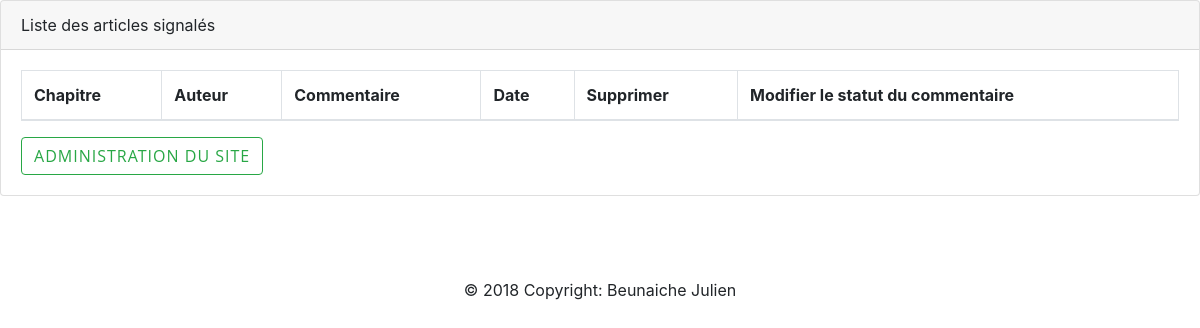
Page /index.php?action=signaledComments (signed in) on the earlier database version.
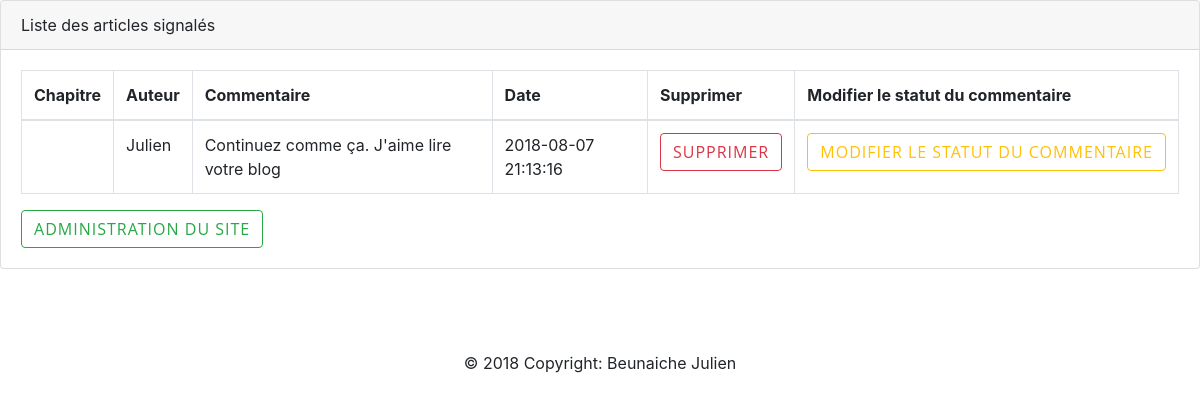
Same page on the later database version.
### tables this page shows
CREATE TABLE `comment` (
  `id` int(11) NOT NULL,
  `postid` int(11) NOT NULL,
  `author` varchar(255) NOT NULL,
  `comment` text NOT NULL,
  `createdCom` datetime NOT NULL,
  `status` tinyint(4) NOT NULL
);

### controller/CommentController.php (called while the page is built, shortened)
<?php
require_once('model/CommentManager.php');
class CommentController
{
    public function signaledComments()
    {
        $commentmanager = new CommentManager();
        $signaled       = $commentmanager->getSignaled();
        require('view/frontend/signal-view.php');
    }
}

### model/Manager.php (called while the page is built, shortened)
<?php
class Manager
{
    protected function dbConnect()
 {
  $this->_db = new PDO('mysql:host=jbeunaicmcblogp4.mysql.db;dbname=jbeunaicmcblogp4;charset=utf8', 'jbeunaicmcblogp4', 'Forteroche72');
 }
}

### model/CommentManager.php (called while the page is built, shortened)
<?php
require_once('Comment.php');
class CommentManager extends Manager
{
    public function getSignaled()
    {
        $req = $this->_db->prepare('SELECT * FROM comment a JOIN post b ON a.postid = b.id WHERE status > 0');
        $req->execute();
        $signaledList = $req->fetchAll(PDO::FETCH_CLASS, "Comment");
        return $signaledList;
    }
}

### model/Comment.php (called while the page is built, shortened)
<?php
class Comment
{
	private $id;
	private $author;
	private $comment;
	private $createdCom;
	public
	function getId()
	{
		return $this->id;
	}
	public
	function getAuthor()
	{
		return $this->author;
	}
	public
	function getComment()
	{
		return $this->comment;
	}
	public
	function getCreatedCom()
	{
		return $this->createdCom;
	}
}

### view/frontend/signal-view.php (the view, shortened to what this page needs)
<?php $title = "Commentaires signalés";
$allowed = "<div><p><span><br><ul><li><strong><em>";
?>
<div class="card mb-3">
  <div class="card-header">
    <i class="fas fa-table"></i> Liste des articles signalés</div>
  <div class="card-body">
    <div class="table-responsive">
      <table class="table table-bordered" id="dataTable" width="100%" cellspacing="0">
        <thead>
          <tr>
            <th>Chapitre</th>
            <th>Auteur</th>
            <th>Commentaire</th>
            <th>Date</th>
            <th>Supprimer</th>
            <th>Modifier le statut du commentaire</th>
          </tr>
        </thead>
        <?php
foreach($signaled as $val)
{
?>
          <tr>
            <td>
            <td>
              <?= strip_tags($val->getAuthor(), $allowed); ?>
            </td>
            <td>
              <?= strip_tags($val->getComment(), $allowed); ?>
            </td>
            <td>
              <?= htmlspecialchars($val->getCreatedCom()); ?>
            </td>
            <td><a href="index.php?action=deleteCom&amp;id=<?= ($val->getId()) ?>"><button type="button" class="btn btn-outline-danger">Supprimer</button></a></td>
            <td><a href="index.php?action=change&amp;id=<?= ($val->getId()) ?>"><button type="button" class="btn btn-outline-warning">Modifier le statut du commentaire</button></a></td>
          </tr>
          <?php
}
?>
      </table>
        <a href="index.php?action=admin"><button type="button" class="btn btn-outline-success">Administration du site</button></a>
    </div>
  </div>
</div>
<?php
require('template.php');
?>

Differences in the rows shown:
added comment: author "Julien", comment "Continuez comme ça. J'aime lire votre blog", createdCom "2018-08-07 21:13:16"
